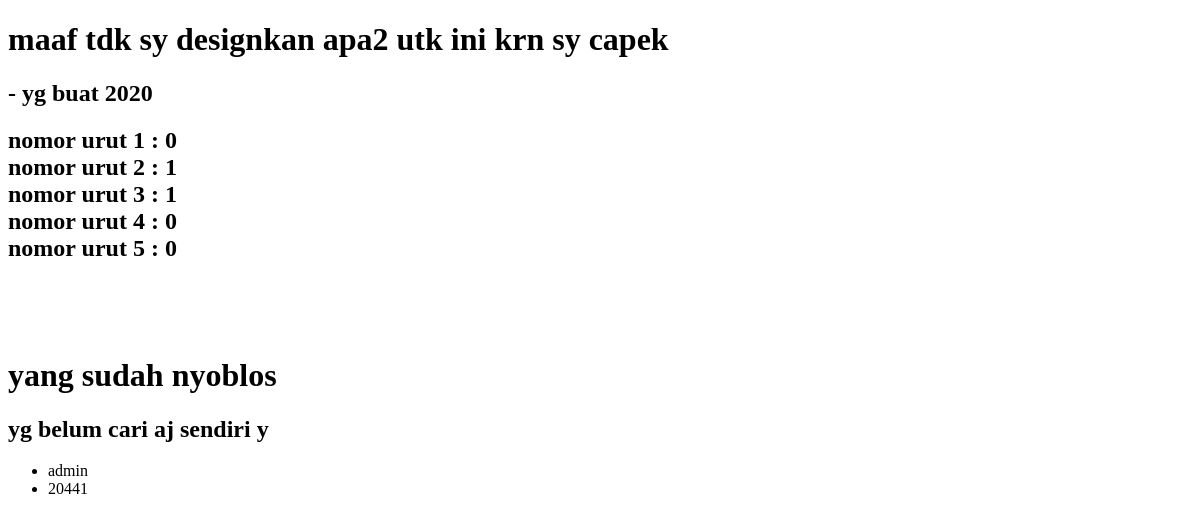
The page /count/ (signed in) on the database as committed earlier.
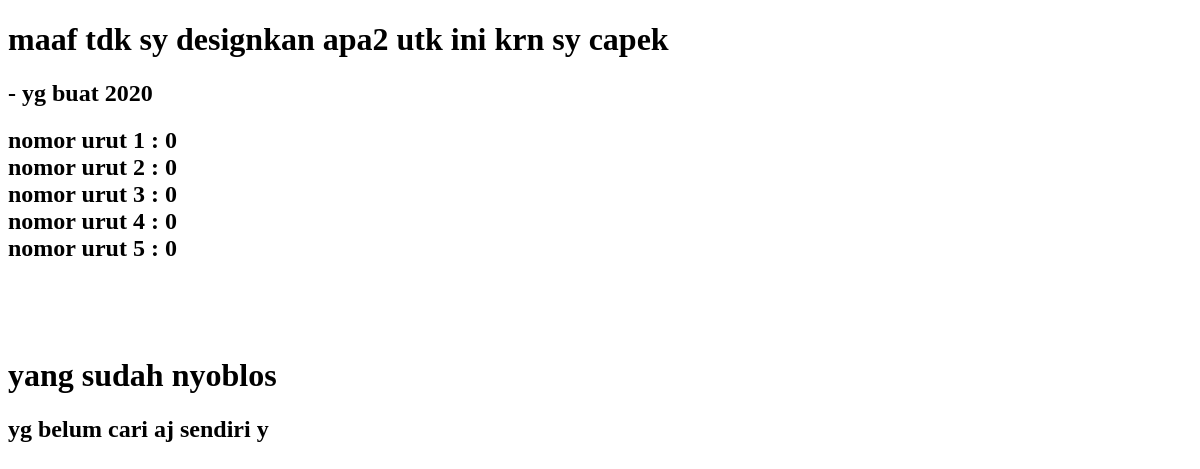
The same page on the database as committed later.
### pemilu/models.py (models this page shows)
class UserProfile(models.Model):
    user = models.ForeignKey(User, on_delete=models.CASCADE)
    pilihan = models.IntegerField()
    checklist = models.BooleanField()
    def __str__(self):
        return f"{self.user}"

class User(AbstractUser):
  pass

### pemilu/views.py (the view)
# urls.py: path("count/", views.count, name="count"),
@login_required
def count(request):
    satu = UserProfile.objects.filter(pilihan=1)
    dua = UserProfile.objects.filter(pilihan=2)
    tiga = UserProfile.objects.filter(pilihan=3)
    empat = UserProfile.objects.filter(pilihan=4)
    lima = UserProfile.objects.filter(pilihan=5)
    sdh = UserProfile.objects.all()
    return render(request, "pemilu/count.html", {
                    "satu": len(satu),
                    "dua": len(dua),
                    "tiga": len(tiga),
                    "empat": len(empat),
                    "lima": len(lima),
                    "sdhs": sdh
                })

### pemilu/templates/pemilu/count.html (shortened to what this page needs)
<!DOCTYPE html>
<html lang="en">
<head>
</head>
<body>
    <h1>maaf tdk sy designkan apa2 utk ini krn sy capek</h1><h2>- yg buat 2020</h2>
    <h2>nomor urut 1 : {{satu}}<br>
    nomor urut 2 : {{dua}}<br>
    nomor urut 3 : {{tiga}}<br>
    nomor urut 4 : {{empat}}<br>
    nomor urut 5 : {{lima}}</h2>
<br><br><br>
    <h1>yang sudah nyoblos</h1>
    <h2>yg belum cari aj sendiri y</h2>
    <ul>
        {% for sdh in sdhs%}
        <li>{{sdh}}</li>
        {% endfor %}
    </ul>
</body>
</html>

Rows that differ between the two databases and show on the page:
removed UserProfile: user.username "admin"
removed UserProfile: user.username "20441"
Other text that changed with them:
{{ dua }}: "1" → "0"
{{ tiga }}: "1" → "0"
